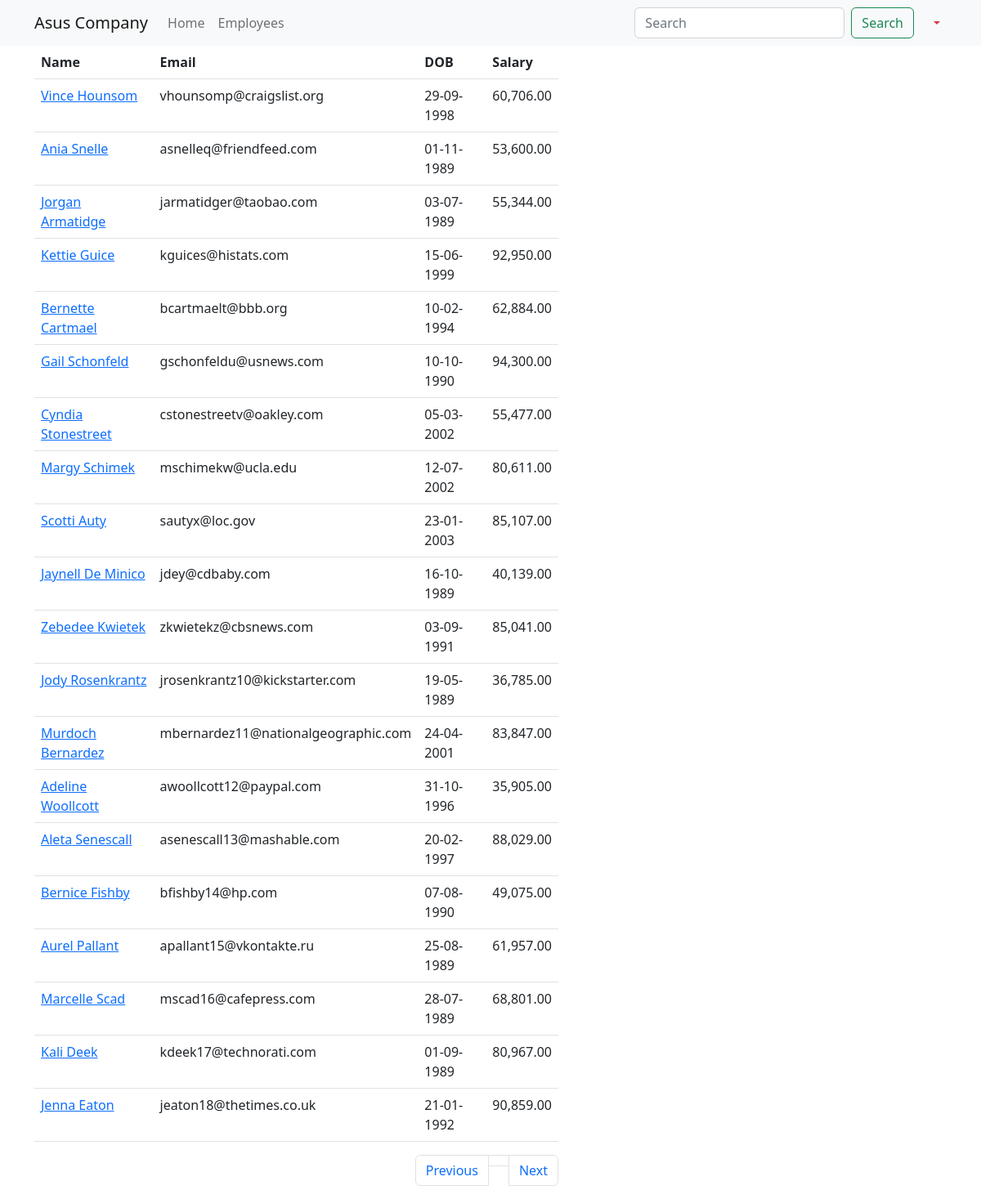
Page /employees?page=2 (signed in) on the committed database.
### main_app/models.py (models this page shows, shortened)
class Employee(models.Model):
    name = models.CharField(max_length=40)
    email = models.EmailField(unique=True)
    dob = models.DateField(null=True)
    salary = models.DecimalField(max_digits=7, decimal_places=2)
    disabled = models.BooleanField(default=False)
    profile_picture = models.ImageField(upload_to=unique_img_name, null=True, default='employees/employee.png')
    created_at = models.DateTimeField(auto_now_add=True, null=True)
    updated_at = models.DateTimeField(auto_now=True, null=True)

### main_app/views.py (the view)
# urls.py: path('employees', views.all_employees, name='all'),
@login_required
@permission_required('main_app.view_employee', raise_exception=True)
def all_employees(request):
    employees = Employee.objects.all().order_by('id')  # Replace '-id' with the field you want to order by
    paginator = Paginator(employees, 20)
    page_number = request.GET.get('page')
    data = paginator.get_page(page_number)
    return render(request, 'all_employees.html', {'employees': data})

### templates/all_employees.html (shortened to what this page needs)
{% extends 'base_template.html' %}
{% load humanize %}
{% block content %}
    {% include 'navbar.html' %}
    <div class="container">
        <div class="row justify-content-centre">
            <div class="col-sm-7">
                <table class="table">
                    <thead>
                    <tr>
                        <th>Name</th>
                        <th>Email</th>
                        <th>DOB</th>
                        <th>Salary</th>
                    </tr>
                    </thead>
                    <tbody>
                    {% for employee in employees %}
                        <tr>
                            <td>
                                <a href="/employees/{{ employee.id }}">{{ employee.name | title }}</a>
                            </td>
                            <td>{{ employee.email }}</td>
                            <td>{{ employee.dob | date:'d-m-Y' }}</td>
                            <td>{{ employee.salary | intcomma }}</td>
                        </tr>
                    {% endfor %}
                    </tbody>
                </table>
                <nav aria-label="Page navigation example">
                    <ul class="pagination justify-content-end margin-20px 0">
                        {% if employees.has_previous %}
                            <li class="page-item">
                                <a class="page-link" href='?page={{ employees.previous_page_number }}'>Previous</a>
                            </li>
                        {% else %}
                            <li class="page-item disabled">
                                <a class="page-link" href='' tabindex="-1" aria-disabled="True">Previous</a>
                            </li>
                        {% endif %}
                         <li class="page-item"><a class="page-link" href="?page={{ employees.number }}"></a></li>
                        {% if employees.has_next %}
                            <li class="page-item">
                                <a class="page-link" href='?page={{ employees.next_page_number }}'>Next</a>
                            </li>
                        {% else %}
                            <li class="page-item disabled">
                                <a class="page-link" href='' tabindex="-1" aria-disabled="True">Next</a>
                            </li>
                        {% endif %}
                    </ul>
                </nav>
            </div>
        </div>
    </div>
{% endblock %}

### rows in the picture
Employee: name "Vince Hounsom", email "vhounsomp@craigslist.org", dob "29-09-1998", salary "60,706.00"
Employee: name "Ania Snelle", email "asnelleq@friendfeed.com", dob "01-11-1989", salary "53,600.00"
Employee: name "Jorgan Armatidge", email "jarmatidger@taobao.com", dob "03-07-1989", salary "55,344.00"
Employee: name "Kettie Guice", email "kguices@histats.com", dob "15-06-1999", salary "92,950.00"
Employee: name "Bernette Cartmael", email "bcartmaelt@bbb.org", dob "10-02-1994", salary "62,884.00"
Employee: name "Gail Schonfeld", email "gschonfeldu@usnews.com", dob "10-10-1990", salary "94,300.00"
Employee: name "Cyndia Stonestreet", email "cstonestreetv@oakley.com", dob "05-03-2002", salary "55,477.00"
Employee: name "Margy Schimek", email "mschimekw@ucla.edu", dob "12-07-2002", salary "80,611.00"
Employee: name "Scotti Auty", email "sautyx@loc.gov", dob "23-01-2003", salary "85,107.00"
Employee: name "Jaynell De Minico", email "jdey@cdbaby.com", dob "16-10-1989", salary "40,139.00"
Employee: name "Zebedee Kwietek", email "zkwietekz@cbsnews.com", dob "03-09-1991", salary "85,041.00"
Employee: name "Jody Rosenkrantz", email "jrosenkrantz10@kickstarter.com", dob "19-05-1989", salary "36,785.00"
Employee: name "Murdoch Bernardez", email "mbernardez11@nationalgeographic.com", dob "24-04-2001", salary "83,847.00"
Employee: name "Adeline Woollcott", email "awoollcott12@paypal.com", dob "31-10-1996", salary "35,905.00"
Employee: name "Aleta Senescall", email "asenescall13@mashable.com", dob "20-02-1997", salary "88,029.00"
Employee: name "Bernice Fishby", email "bfishby14@hp.com", dob "07-08-1990", salary "49,075.00"
Employee: name "Aurel Pallant", email "apallant15@vkontakte.ru", dob "25-08-1989", salary "61,957.00"
Employee: name "Marcelle Scad", email "mscad16@cafepress.com", dob "28-07-1989", salary "68,801.00"
Employee: name "Kali Deek", email "kdeek17@technorati.com", dob "01-09-1989", salary "80,967.00"
Employee: name "Jenna Eaton", email "jeaton18@thetimes.co.uk", dob "21-01-1992", salary "90,859.00"
